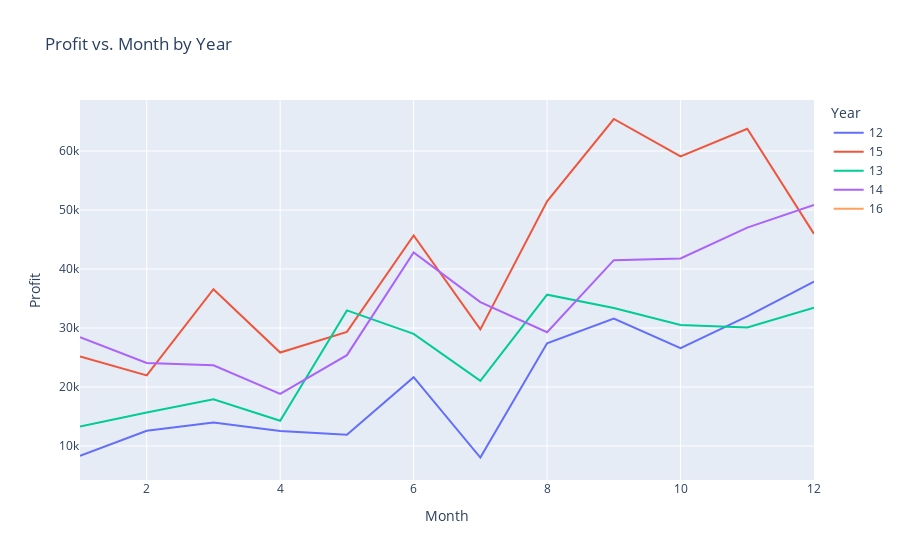

Notebook code cell kept with this figure:
### Markdown cell above
#### *2.1:* Is there any seasonal trend of inventory in the other quantities?

### Code cell
ship_date_profit = Orders[['Ship.Date','Profit']].sort_values(by = 'Ship.Date')
ship_date_profit.loc[:,'Month'] = ship_date_inv['Ship.Date'].apply(lambda x: int(x[:x.find('/')]))
ship_date_profit.loc[:,'Year']  = ship_date_inv['Ship.Date'].apply(lambda x: x[-2:])

month_prof = ship_date_profit.groupby(by = ['Year','Month']).sum().reset_index()

#month_prof.head()

fig = px.line(data_frame = month_prof.sort_values(by = 'Month'),
              x = 'Month',
              y = 'Profit',
              color = 'Year',
              title = 'Profit vs. Month by Year')
fig.show()

### Figure 1 — Plotly figure (JSON) as saved in the notebook; plotly's stock layout.template omitted (floating-point values rounded to 4 significant figures)
{"data": [{"hovertemplate": "Year=12<br>Month=%{x}<br>Profit=%{y}<extra></extra>", "legendgroup": "12", "line": {"color": "#636efa", "dash": "solid"}, "mode": "lines", "name": "12", "orientation": "v", "showlegend": true, "type": "scatter", "x": [1, 2, 3, 4, 5, 6, 7, 8, 9, 10, 11, 12], "xaxis": "x", "y": [8347.0, 12590.0, 13990.0, 12560.0, 11910.0, 21670.0, 8040.0, 27410.0, 31590.0, 26600.0, 31980.0, 37860.0], "yaxis": "y"}, {"hovertemplate": "Year=15<br>Month=%{x}<br>Profit=%{y}<extra></extra>", "legendgroup": "15", "line": {"color": "#EF553B", "dash": "solid"}, "mode": "lines", "name": "15", "orientation": "v", "showlegend": true, "type": "scatter", "x": [1, 2, 3, 4, 5, 6, 7, 8, 9, 10, 11, 12], "xaxis": "x", "y": [25170.0, 21960.0, 36570.0, 25840.0, 29340.0, 45700.0, 29770.0, 51460.0, 65430.0, 59080.0, 63770.0, 45950.0], "yaxis": "y"}, {"hovertemplate": "Year=13<br>Month=%{x}<br>Profit=%{y}<extra></extra>", "legendgroup": "13", "line": {"color": "#00cc96", "dash": "solid"}, "mode": "lines", "name": "13", "orientation": "v", "showlegend": true, "type": "scatter", "x": [1, 2, 3, 4, 5, 6, 7, 8, 9, 10, 11, 12], "xaxis": "x", "y": [13310.0, 15680.0, 17910.0, 14270.0, 32980.0, 29000.0, 21050.0, 35650.0, 33400.0, 30510.0, 30100.0, 33450.0], "yaxis": "y"}, {"hovertemplate": "Year=14<br>Month=%{x}<br>Profit=%{y}<extra></extra>", "legendgroup": "14", "line": {"color": "#ab63fa", "dash": "solid"}, "mode": "lines", "name": "14", "orientation": "v", "showlegend": true, "type": "scatter", "x": [1, 2, 3, 4, 5, 6, 7, 8, 9, 10, 11, 12], "xaxis": "x", "y": [28440.0, 24060.0, 23680.0, 18830.0, 25400.0, 42820.0, 34390.0, 29290.0, 41500.0, 41800.0, 47020.0, 50860.0], "yaxis": "y"}, {"hovertemplate": "Year=16<br>Month=%{x}<br>Profit=%{y}<extra></extra>", "legendgroup": "16", "line": {"color": "#FFA15A", "dash": "solid"}, "mode": "lines", "name": "16", "orientation": "v", "showlegend": true, "type": "scatter", "x": [1], "xaxis": "x", "y": [7451.0], "yaxis": "y"}], "layout": {"legend": {"title": {"text": "Year"}, "tracegroupgap": 0}, "title": {"text": "Profit vs. Month by Year"}, "xaxis": {"anchor": "y", "domain": [0, 1], "title": {"text": "Month"}}, "yaxis": {"anchor": "x", "domain": [0, 1], "title": {"text": "Profit"}}}}
